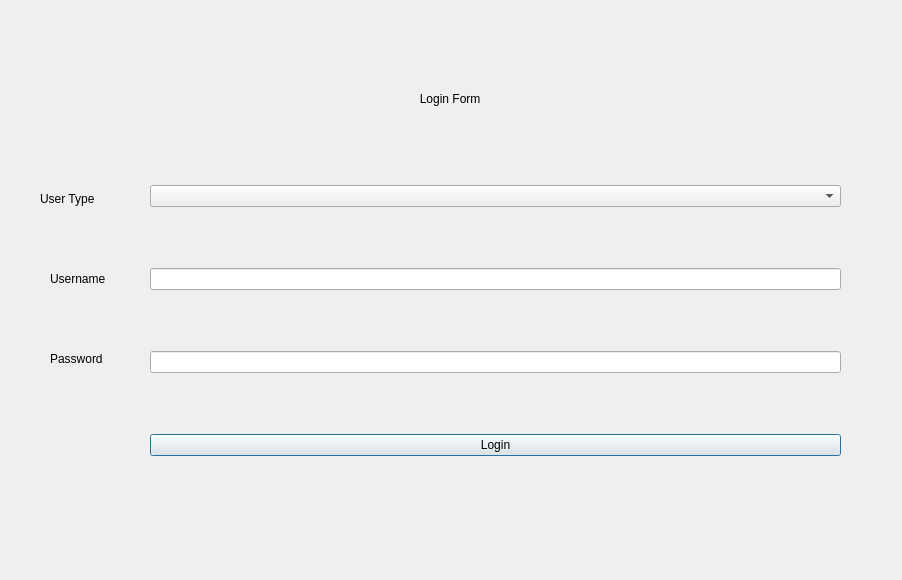
<?xml version="1.0" encoding="UTF-8"?>
<ui version="4.0">
 <class>LoginDialog</class>
 <widget class="QDialog" name="LoginDialog">
  <property name="geometry">
   <rect>
    <x>0</x>
    <y>0</y>
    <width>902</width>
    <height>580</height>
   </rect>
  </property>
  <property name="windowTitle">
   <string>Dialog</string>
  </property>
  <widget class="QLabel" name="label">
   <property name="geometry">
    <rect>
     <x>270</x>
     <y>90</y>
     <width>391</width>
     <height>17</height>
    </rect>
   </property>
   <property name="text">
    <string>                                             Login Form</string>
   </property>
  </widget>
  <widget class="QWidget" name="verticalLayoutWidget">
   <property name="geometry">
    <rect>
     <x>150</x>
     <y>130</y>
     <width>691</width>
     <height>381</height>
    </rect>
   </property>
   <layout class="QVBoxLayout" name="verticalLayout">
    <item>
     <widget class="QComboBox" name="Login_comboBox"/>
    </item>
    <item>
     <widget class="QLineEdit" name="Login_username">
      <property name="inputMask">
       <string> </string>
      </property>
      <property name="text">
       <string> </string>
      </property>
     </widget>
    </item>
    <item>
     <widget class="QLineEdit" name="Login_password"/>
    </item>
    <item>
     <widget class="QPushButton" name="Login_pushButton">
      <property name="text">
       <string>Login</string>
      </property>
     </widget>
    </item>
   </layout>
  </widget>
  <widget class="QLabel" name="label_2">
   <property name="geometry">
    <rect>
     <x>50</x>
     <y>270</y>
     <width>81</width>
     <height>17</height>
    </rect>
   </property>
   <property name="text">
    <string>Username</string>
   </property>
  </widget>
  <widget class="QLabel" name="label_3">
   <property name="geometry">
    <rect>
     <x>50</x>
     <y>350</y>
     <width>81</width>
     <height>17</height>
    </rect>
   </property>
   <property name="text">
    <string>Password</string>
   </property>
  </widget>
  <widget class="QLabel" name="label_4">
   <property name="geometry">
    <rect>
     <x>40</x>
     <y>190</y>
     <width>81</width>
     <height>17</height>
    </rect>
   </property>
   <property name="text">
    <string>User Type</string>
   </property>
  </widget>
 </widget>
 <resources/>
 <connections/>
</ui>
